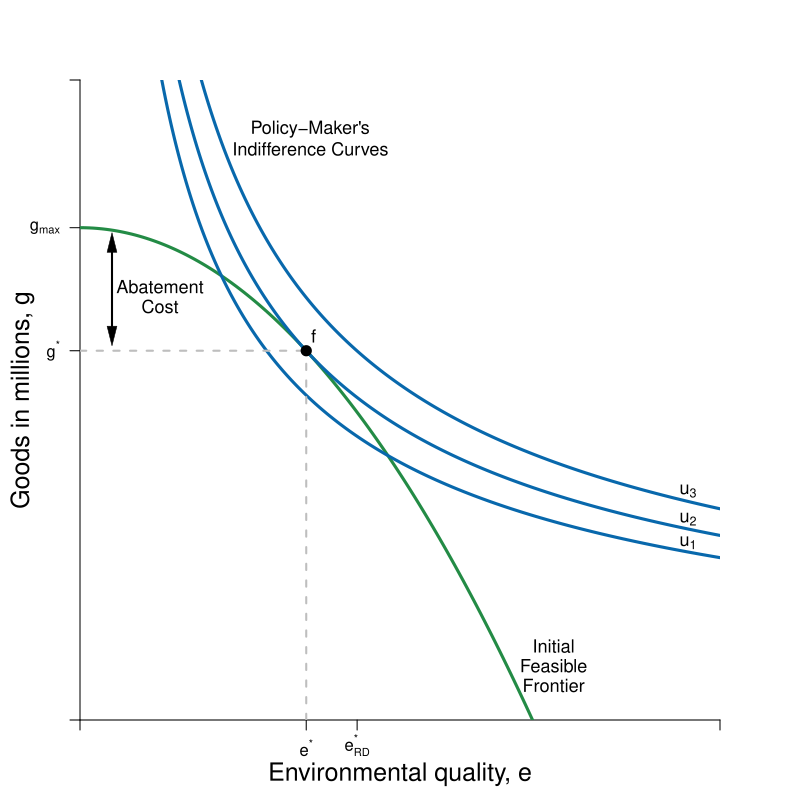

The R source for this figure:
#Graph Designer: Simon Halliday & Riley Boeth '17 & Madeleine Wettach '20
#Authors: Bowles, Foley and Halliday
#Title: Microeconomics: Competition, Conflict and Coordination

library(shape)
pdf(file = "constrained_optimization/step_by_step_graphs_3/indiff_feasible_environ_rd_step2.pdf", width = 8, height = 8)

#Set parameters for graphics
axislabelsize <- 1.5
labelsize <- 1.1
graphlinewidth <- 3
segmentlinewidth <- 2

COL <- c("#7fc97f", "#beaed4", "#fdc086", "#ffff99", "#386cb0", "#f0027f", "#bf5b17", "#666666")
COLA <- c("#e0f3db", "#99d8c9","#66c2a4","#41ae76", "#238b45", "#005824")
COLB <- c("#4eb3d3", "#2b8cbe", "#0868ac","#084081")

#Edited the margins to cater for the larger LHS labels
par(mar =  c(4, 4, 4, 4))

#Feasibility frontier equation and new feasbility frontier equation with R&D

ppf <- function(x, y) {
  100-((x^2)/2)
}

ppf_rd <- function(x, y) {
  100-((x^2)/3)
}

#change alpha to .4

uFn <- function(x, y, alpha = 0.4){
  (x^alpha)*(y^(1-alpha))
}

#Add limits on axes and levels of utility for each indifference curve

ylims <- c(0, 130)
xlims <- c(0, 20)

npts <- 501 
x <- seq(xlims[1], xlims[2], length.out = npts)
y <- seq(ylims[1], ylims[2], length.out = npts) 

a <- c(27, 29.16, 31.616) #alpha = 0.4

plot(0, 0, xlim = xlims, ylim = ylims, type = "n",
     xlab = expression(paste("")),
     ylab = expression(paste("")), 
     xaxt = "n", 
     yaxt = "n", 
     cex.lab = axislabelsize, 
     bty = "n", 
     xaxs="i", 
     yaxs="i"
)

#x and y limits and ticks 

# ticksx <- seq(from = 0, to = xlims[2], by = 1)
# xlabels <- seq(from = 0, to = xlims[2], by = 1)
# ticksy <- seq(from = 0, to = ylims[2], by = 10)
# ylabels <- seq(from = 0, to = ylims[2], by = 10)

ticksx <- c(xlims[1], 7.07, 8.66, xlims[2])
xlabels <- c(NA, expression(paste(e^"*")), expression(paste(e[RD]^"*")), NA)
ticksy <- c(ylims[1], ppf(x = 7.07), 100, ylims[2])
ylabels <- c(NA, expression(paste(g^"*")), expression(paste(g[max])), NA)

axis(1, at = ticksx, pos = 0, labels = xlabels)
axis(2, at = ticksy, pos = 0, labels = ylabels, las = 1)

npts <- 500 
xx1 <- seq(xlims[1], xlims[2], length.out = npts)
xx2 <- seq(0, xlims[2], length.out = npts)
xx3 <- seq(xlims[1], 0, length.out = npts)
xx4 <- seq(-11, 0, length.out = npts)

Arrows(1, 78, 1, 97, col = "black", lty = 1, lwd = 2, code = 3, arr.type = "triangle", arr.lwd = 0.5)
text(2.5, 88, expression("Abatement"), cex = labelsize)
text(2.5, 84, expression("Cost"), cex = labelsize)

#Draw the feasibility frontiers
lines(xx1, ppf(xx1, y), col = COLA[5], lwd = graphlinewidth)
#lines(xx1, ppf_rd(xx1, y), col = COLA[5], lwd = graphlinewidth)

#Label the feasibility frontier frontier
text(14.8, 15, expression("Initial"), cex = labelsize)
text(14.8, 11, expression("Feasible"), cex = labelsize)
text(14.8, 7, expression("Frontier"), cex = labelsize)


#Label the feasibility frontier with R&D frontier
#text(18.2, 15, expression("Feasible"), cex = labelsize)
#text(18.2, 11, expression("Frontier"), cex = labelsize)
#text(18.2, 7, expression("With R&D"), cex = labelsize)
#Arrows(14.2, 3, 16.6, 3, col = "black", lty = 1, lwd = 2, arr.type = "triangle", arr.lwd = 0.5)

contour(x, y, 
        outer(x, y, uFn),
        drawlabels = FALSE,
        col = COLB[3],
        lwd = graphlinewidth,
        levels = a, 
        xaxs="i", 
        yaxs="i", 
        add = TRUE)

#Axis labels
mtext(expression(paste("Environmental quality, ", e)), side = 1, line = 2.5, cex = axislabelsize)
text(-1.8, 0.5*ylims[2], expression(paste("Goods in millions, ", g)), xpd = TRUE, cex = axislabelsize, srt = 90) 

#Label the indifference curves generally
text(7.2, 120, expression("Policy-Maker's"), cex = labelsize)
text(7.2, 116, expression("Indifference Curves"), cex = labelsize)

#Label the indifference curves and place labels properly
text(19, 36, expression(u[1]), cex = labelsize)
text(19, 40.8, expression(u[2]), cex = labelsize)
text(19, 46.5, expression(u[3]), cex = labelsize)

#Annotate max u point on feasibility with r&D frontier
#text(9.1, ppf_rd(8.66) + 3, expression(paste(h)), cex = labelsize)
#segments(8.66, 0, 8.66, ppf_rd(x = 8.66), lty = 2, col = "gray", lwd = segmentlinewidth)
#segments(0, ppf_rd(x = 8.66), 8.66, ppf_rd(x = 8.66), lty = 2, col = "gray", lwd = segmentlinewidth)
#points(8.66, ppf_rd(x = 8.66), pch = 16, col = "black", cex = 1.5)

#Annotate max u point on feasibility frontier
text(7.3, ppf(7.07) + 3, expression(paste(f)), cex = labelsize)
segments(7.07, 0, 7.07, ppf(x = 7.07), lty = 2, col = "gray", lwd = segmentlinewidth)
segments(0, ppf(x = 7.07), 7.07, ppf(x = 7.07), lty = 2, col = "gray", lwd = segmentlinewidth)
points(7.07, ppf(x = 7.07), pch = 16, col = "black", cex = 1.5)

#Added arrow for abatement costs and labeled the arrow as such
# arrows(.2, 75, .2, 100, length = 0.1, angle = 30, code = 3, col = par("fg"), lty = par("lty"),   lwd = par("lwd"))
# text(1.71, 88, expression(paste("Abatement")), cex = labelsize)
# text(1.05, 84, expression(paste("Costs")), cex = labelsize)


dev.off()
